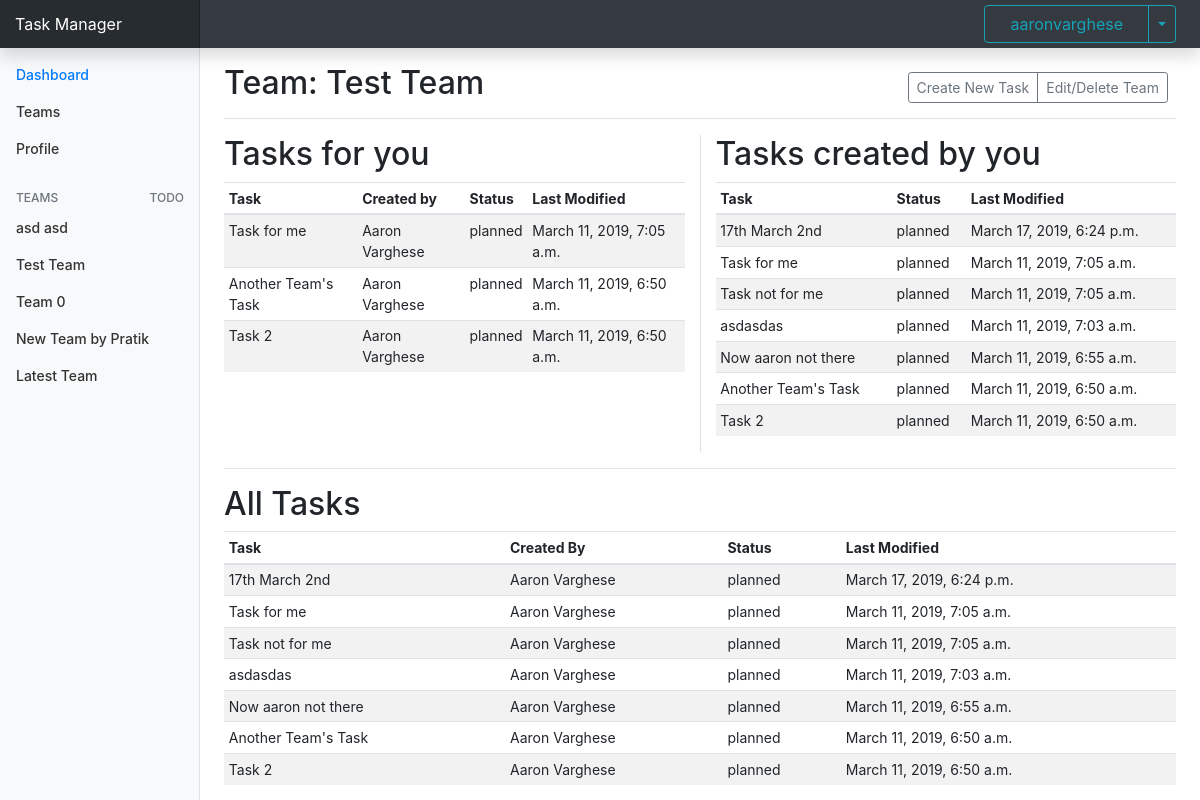
Screenshot of /dashboard/team-12 (signed in) with the database file from the repository.
### core/models.py (models this page shows, shortened)
class Teams(models.Model):
    name = models.CharField(max_length=50)
    owner = models.ForeignKey(User, on_delete=models.CASCADE, related_name='team_owner')
    users = models.ManyToManyField(User, related_name='team_user')

class Tasks(models.Model):
    STATUSES = [
        ('planned', 'Planned'),
        ('in_progress', 'In Progress'),
        ('done', 'Done'),
    ]
    name = models.CharField(max_length=50)
    desc = models.TextField()
    owner = models.ForeignKey(User, on_delete=models.CASCADE, related_name='task_owner')
    team = models.ForeignKey(Teams, on_delete=models.CASCADE, related_name='team', null=True)
    assignee = models.ManyToManyField(User, related_name='task_assignee')
    status = models.CharField(max_length=30, choices=STATUSES, default='planned')
    last_modified = models.DateTimeField(default=datetime.now, blank=True)

### core/views.py (the view)
# urls.py: path('team-<str:team_id>', views.view_team, name='show_team'),
@login_required
def view_team(request, team_id):
    user_data = UserData()  # Creating UserData object
    if not user_data.team_check(request, team_id):
        messages.error(request, 'You are not Authorised to access this Team')
        return redirect(reverse('dashboard'))
    tasks_for_you = user_data.get_team_details(request, team_id, 'tasks_for_you')
    tasks_by_you = user_data.get_team_details(request, team_id, 'tasks_by_you')
    tasks_all = user_data.get_team_details(request, team_id, 'all_tasks')
    team_name = user_data.get_team_details(request, team_id, 'name')[0]
    side_teams = user_data.get_team_list(request)
    args = {'heading': (team_name['name'], team_id), 'tasks_for_you': tasks_for_you, 'tasks_by_you': tasks_by_you,
            'tasks_all': tasks_all, 'sidebar_teams': side_teams}
    return render(request, 'core/team.html', args)

### core/models.py (called while the page is built)
    def get_team_list(self, request):
        user = request.user
        return Teams.objects.filter(Q(users=user) | Q(owner=user)).values('name', 'id').annotate(count=Count('name'))\
            .filter(~Q(count__gt=1) | Q(count__gt=1))

    def team_check(self, request, team_id):
        return Teams.objects.filter(id=team_id).filter(Q(owner=request.user) | Q(users=request.user)).exists()

### core/templates/core/team.html (shortened to what this page needs)
{% extends "core/base.html" %}
{% block content %}
<main role="main" class="col-md-9 ml-sm-auto col-lg-10 px-4">
      <div class="d-flex justify-content-between flex-wrap flex-md-nowrap align-items-center pt-3 pb-2 mb-3 border-bottom">
        <h1 class="h2">Team: {{heading.0}}</h1>
        <div class="btn-toolbar mb-2 mb-md-0">
          <div class="btn-group mr-2">
            <a href="{% url 'create_task_for_team' team_id=heading.1 %}" role="button" class="btn btn-sm btn-outline-secondary">Create New Task</a>
            <a href="{% url 'edit_team' team_id=heading.1 %}" role="button" class="btn btn-sm btn-outline-secondary">Edit/Delete Team</a>
          </div>
        </div>
      </div>
      <div class="row">
        <div class="col">
          <h2>Tasks for you</h2>
          <div class="table-responsive">
            <table class="table table-striped table-sm">
              <thead>
                <tr>
                  <th>Task</th>
                  <th>Created by</th>
                  <th>Status</th>
                  <th>Last Modified</th>
                </tr>
              </thead>
              <tbody>
              {% for task in tasks_for_you %}
                <tr class='clickable-tr' href="{% url 'show_task' task_id=task.id %}">
                  <td>{{task.name}}</td>
                  <td>{{task.owner__first_name}} {{task.owner__last_name}}</td>
                  <td>{{task.status}}</td>
                  <td>{{task.last_modified}}</td>
                </tr>
              {% endfor %}
              </tbody>
            </table>
          </div>
        </div>
        <div class="col border-left">
          <h2>Tasks created by you</h2>
          <div class="table-responsive">
            <table class="table table-striped table-sm">
              <thead>
                <tr>
                  <th>Task</th>
                  <th>Status</th>
                  <th>Last Modified</th>
                </tr>
              </thead>
              <tbody>
              {% for task in tasks_by_you %}
                <tr class='clickable-tr' href="{% url 'show_task' task_id=task.id %}">
                  <td>{{task.name}}</td>
                  <td>{{task.status}}</td>
                  <td>{{task.last_modified}}</td>
                </tr>
              {% endfor %}
              </tbody>
            </table>
          </div>
        </div>
      </div>
      <hr>
      <h2>All Tasks</h2>
      <div class="table-responsive">
        <table class="table table-striped table-sm">
          <thead>
            <tr>
              <th>Task</th>
              <th>Created By</th>
              <th>Status</th>
              <th>Last Modified</th>
            </tr>
          </thead>
          <tbody>
          {% for task in tasks_all %}
            <tr class='clickable-tr' href="{% url 'show_task' task_id=task.id %}">
              <td>{{task.name}}</td>
              <td>{{task.owner__first_name}} {{task.owner__last_name}}</td>
              <td>{{task.status}}</td>
              <td>{{task.last_modified}}</td>
            </tr>
          {% endfor %}
          </tbody>
        </table>
      </div>
    </main>
{% endblock %}

### core/templates/core/base.html (shortened to what this page needs)
<!doctype html>
<html lang="en">
<head>
    <link rel="stylesheet" href="https://stackpath.bootstrapcdn.com/bootstrap/4.3.1/css/bootstrap.min.css"
>
    {% load static %}
    <link href="{% static 'core/dashboard.css' %}" rel="stylesheet">
</head>
<body>
<nav class="navbar navbar-dark fixed-top bg-dark flex-md-nowrap p-0 shadow">
    <a class="navbar-brand col-sm-3 col-md-2 mr-0" href="/">Task Manager</a>
    <div class="btn-group px-4">
        <button type="button" style="padding: 0px 25px;" class="btn btn-outline-info" data-toggle="dropdown">
            {{request.user.username}}
        </button>
        <button type="button" class="btn btn-outline-info dropdown-toggle dropdown-toggle-split"
                data-toggle="dropdown"></button>
    </div>
</nav>
<div class="container-fluid">
    <div class="row">
        <nav class="col-md-2 d-none d-md-block bg-light sidebar">
            <div class="sidebar-sticky">
                <ul class="nav flex-column">
                    <li class="nav-item">
                        <a class="nav-link active" href="{% url 'dashboard' %}">
                            Dashboard <span class="sr-only">(current)</span>
                        </a>
                    </li>
                    <li class="nav-item">
                        <a class="nav-link" href="#">
                            Teams
                        </a>
                    <li class="nav-item">
                        <a class="nav-link" href="#">
                            Profile
                        </a>
                    </li>
                </ul>
                <h6 class="sidebar-heading d-flex justify-content-between align-items-center px-3 mt-4 mb-1 text-muted">
                    <span>Teams</span>
                    <a class="d-flex align-items-center text-muted" href="{% url 'create_team' %}">
                        <span data-feather="plus-circle">TODO</span>
                    </a>
                </h6>
                <ul class="nav flex-column mb-2">
                    {% for team in sidebar_teams %}
                    <li class="nav-item">
                        <a class="nav-link" href="/dashboard/team-{{team.id}}">
                            {{team.name}}
                        </a>
                    </li>
                    {% endfor %}
                </ul>
            </div>
        </nav>
        {% block content %}
        {% endblock %}
    </div>
</div>
</body>
</html>

### core/static/core/dashboard.css (style rules this page uses)
body { font-size: .875rem; }
.sidebar { position: fixed; top: 0; bottom: 0; left: 0; z-index: 100; padding: 48px 0 0; box-shadow: inset -1px 0 0 rgba(0, 0, 0, .1); }
.sidebar-sticky { position: relative; top: 0; height: calc(100vh - 48px); padding-top: .5rem; overflow-x: hidden; overflow-y: auto; }
.sidebar .nav-link { font-weight: 500; color: #333; }
.sidebar .nav-link.active { color: #007bff; }
.sidebar-heading { font-size: .75rem; text-transform: uppercase; }
[role="main"] { padding-top: 133px; }
@media (min-width: 768px) { [role="main"] { padding-top: 48px; } }
.navbar-brand { padding-top: .75rem; padding-bottom: .75rem; font-size: 1rem; background-color: rgba(0, 0, 0, .25); box-shadow: inset -1px 0 0 rgba(0, 0, 0, .25); }

### core/templates/core/base.html (style rules this page uses)
.clickable-tr { cursor: pointer; }

### rows the page displays
Teams: name "asd asd"
Teams: name "Test Team"
Teams: name "Team 0"
Teams: name "New Team by Pratik"
Teams: name "Latest Team"
Tasks: name "Task for me", owner__first_name "Aaron", owner__last_name "Varghese", status "planned", last_modified "March 11, 2019, 7:05 a.m."
Tasks: name "Another Team's Task", owner__first_name "Aaron", owner__last_name "Varghese", status "planned", last_modified "March 11, 2019, 6:50 a.m."
Tasks: name "Task 2", owner__first_name "Aaron", owner__last_name "Varghese", status "planned", last_modified "March 11, 2019, 6:50 a.m."
Tasks: name "17th March 2nd", status "planned", last_modified "March 17, 2019, 6:24 p.m.", owner__first_name "Aaron", owner__last_name "Varghese"
Tasks: name "Task not for me", status "planned", last_modified "March 11, 2019, 7:05 a.m.", owner__first_name "Aaron", owner__last_name "Varghese"
Tasks: name "asdasdas", status "planned", last_modified "March 11, 2019, 7:03 a.m.", owner__first_name "Aaron", owner__last_name "Varghese"
Tasks: name "Now aaron not there", status "planned", last_modified "March 11, 2019, 6:55 a.m.", owner__first_name "Aaron", owner__last_name "Varghese"

### other values shown
{{ request.user.username }} "aaronvarghese"
